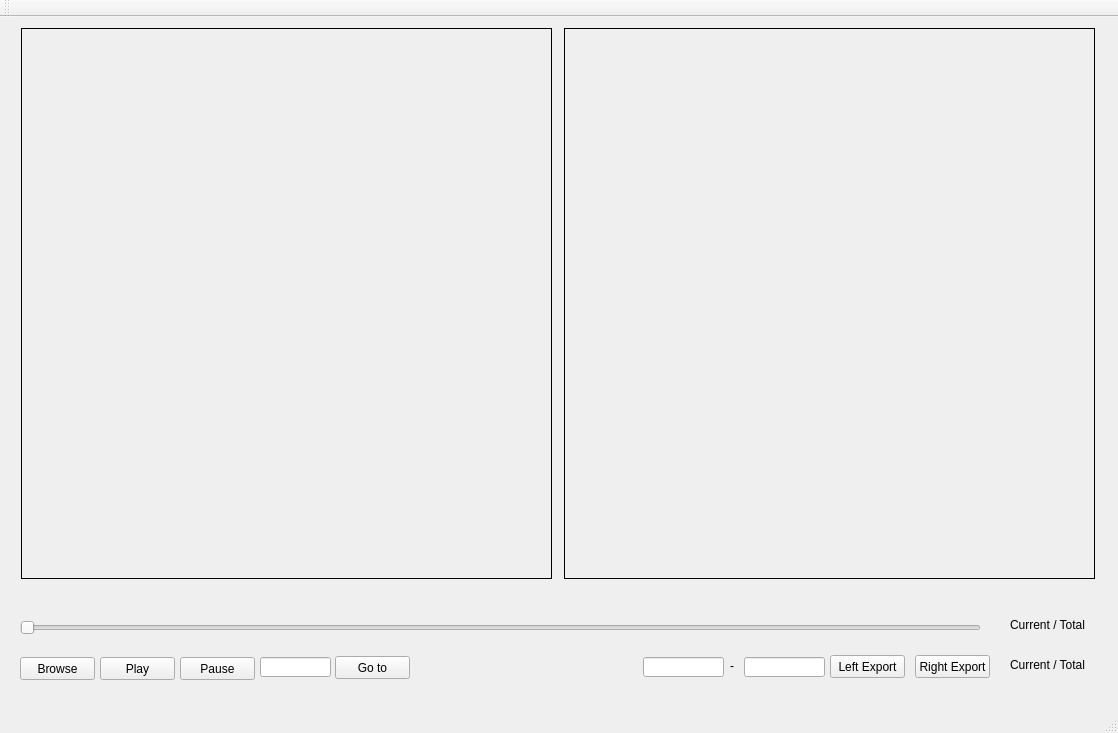
<?xml version="1.0" encoding="UTF-8"?>
<ui version="4.0">
 <class>poseVideoClass</class>
 <widget class="QMainWindow" name="poseVideoClass">
  <property name="geometry">
   <rect>
    <x>0</x>
    <y>0</y>
    <width>1118</width>
    <height>733</height>
   </rect>
  </property>
  <property name="windowTitle">
   <string>poseVideo</string>
  </property>
  <widget class="QWidget" name="centralWidget">
   <widget class="QSlider" name="slider">
    <property name="geometry">
     <rect>
      <x>20</x>
      <y>600</y>
      <width>961</width>
      <height>22</height>
     </rect>
    </property>
    <property name="orientation">
     <enum>Qt::Horizontal</enum>
    </property>
   </widget>
   <widget class="QLabel" name="display">
    <property name="enabled">
     <bool>true</bool>
    </property>
    <property name="geometry">
     <rect>
      <x>21</x>
      <y>11</y>
      <width>531</width>
      <height>551</height>
     </rect>
    </property>
    <property name="toolTipDuration">
     <number>23</number>
    </property>
    <property name="frameShape">
     <enum>QFrame::Box</enum>
    </property>
    <property name="text">
     <string/>
    </property>
   </widget>
   <widget class="QLabel" name="display_second">
    <property name="geometry">
     <rect>
      <x>564</x>
      <y>11</y>
      <width>531</width>
      <height>551</height>
     </rect>
    </property>
    <property name="toolTipDuration">
     <number>23</number>
    </property>
    <property name="frameShape">
     <enum>QFrame::Box</enum>
    </property>
    <property name="text">
     <string/>
    </property>
   </widget>
   <widget class="QLabel" name="progresslabel">
    <property name="geometry">
     <rect>
      <x>1010</x>
      <y>600</y>
      <width>83</width>
      <height>16</height>
     </rect>
    </property>
    <property name="text">
     <string>Current / Total</string>
    </property>
   </widget>
   <widget class="QPushButton" name="playButton">
    <property name="geometry">
     <rect>
      <x>100</x>
      <y>640</y>
      <width>75</width>
      <height>23</height>
     </rect>
    </property>
    <property name="text">
     <string>Play</string>
    </property>
   </widget>
   <widget class="QPushButton" name="stopButton">
    <property name="geometry">
     <rect>
      <x>180</x>
      <y>640</y>
      <width>75</width>
      <height>23</height>
     </rect>
    </property>
    <property name="text">
     <string>Pause</string>
    </property>
   </widget>
   <widget class="QLineEdit" name="startline">
    <property name="geometry">
     <rect>
      <x>643</x>
      <y>640</y>
      <width>81</width>
      <height>20</height>
     </rect>
    </property>
   </widget>
   <widget class="QLineEdit" name="endline">
    <property name="geometry">
     <rect>
      <x>744</x>
      <y>640</y>
      <width>81</width>
      <height>20</height>
     </rect>
    </property>
   </widget>
   <widget class="QLabel" name="exportLabel">
    <property name="geometry">
     <rect>
      <x>1010</x>
      <y>640</y>
      <width>101</width>
      <height>16</height>
     </rect>
    </property>
    <property name="text">
     <string>Current / Total</string>
    </property>
   </widget>
   <widget class="QLabel" name="progressLabel_2">
    <property name="geometry">
     <rect>
      <x>730</x>
      <y>641</y>
      <width>21</width>
      <height>16</height>
     </rect>
    </property>
    <property name="text">
     <string>-</string>
    </property>
   </widget>
   <widget class="QPushButton" name="leftexportButton">
    <property name="geometry">
     <rect>
      <x>830</x>
      <y>638</y>
      <width>75</width>
      <height>23</height>
     </rect>
    </property>
    <property name="text">
     <string>Left Export</string>
    </property>
   </widget>
   <widget class="QPushButton" name="browseButton">
    <property name="geometry">
     <rect>
      <x>20</x>
      <y>640</y>
      <width>75</width>
      <height>23</height>
     </rect>
    </property>
    <property name="text">
     <string>Browse</string>
    </property>
   </widget>
   <widget class="QLineEdit" name="gotoLine">
    <property name="geometry">
     <rect>
      <x>260</x>
      <y>640</y>
      <width>71</width>
      <height>20</height>
     </rect>
    </property>
   </widget>
   <widget class="QPushButton" name="gotoButton">
    <property name="geometry">
     <rect>
      <x>335</x>
      <y>639</y>
      <width>75</width>
      <height>23</height>
     </rect>
    </property>
    <property name="text">
     <string>Go to</string>
    </property>
   </widget>
   <widget class="QPushButton" name="rightexportButton">
    <property name="geometry">
     <rect>
      <x>915</x>
      <y>638</y>
      <width>75</width>
      <height>23</height>
     </rect>
    </property>
    <property name="text">
     <string>Right Export</string>
    </property>
   </widget>
  </widget>
  <widget class="QMenuBar" name="menuBar">
   <property name="geometry">
    <rect>
     <x>0</x>
     <y>0</y>
     <width>1118</width>
     <height>21</height>
    </rect>
   </property>
  </widget>
  <widget class="QToolBar" name="mainToolBar">
   <attribute name="toolBarArea">
    <enum>TopToolBarArea</enum>
   </attribute>
   <attribute name="toolBarBreak">
    <bool>false</bool>
   </attribute>
  </widget>
  <widget class="QStatusBar" name="statusBar"/>
  <action name="actionOpen">
   <property name="text">
    <string>Open</string>
   </property>
  </action>
 </widget>
 <layoutdefault spacing="6" margin="11"/>
 <resources>
  <include location="../../source/repos/poseVideo/poseVideo/poseVideo.qrc"/>
 </resources>
 <connections/>
</ui>
